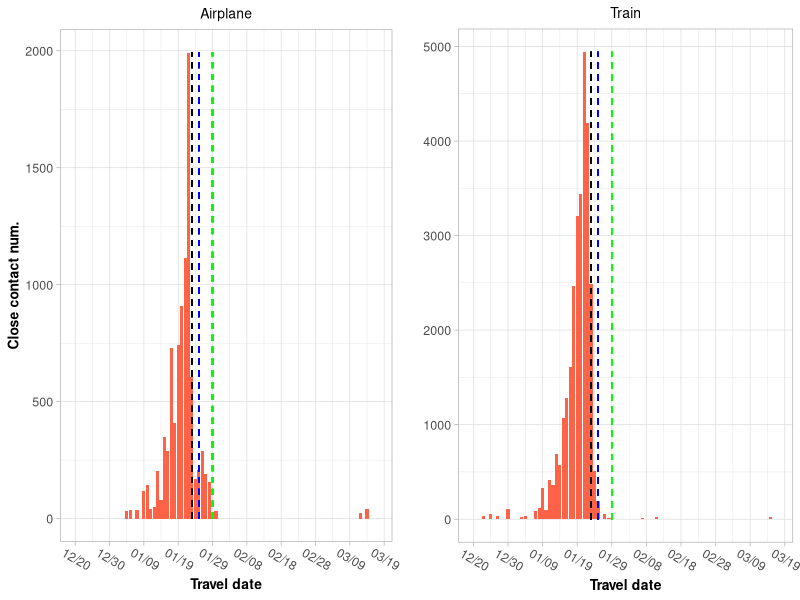

This chart was generated by the following R code:
library(ggplot2)
library(openxlsx)

dailyContacts <- read.xlsx("TravelTimeSummary_China.xlsx", "Close contacts travel date", detectDates=TRUE)

gpTrain <- ggplot(subset(dailyContacts, Type == "Train"), aes(x=Day, y=Count)) + 
  geom_bar(fill="tomato1", stat="identity") +
  geom_segment(aes(x=as.Date("2020-1-23"),xend=as.Date("2020-1-23"),y=0,yend=4942), linetype=2, color="black", size=0.5) +
  geom_segment(aes(x=as.Date("2020-1-25"),xend=as.Date("2020-1-25"),y=0,yend=4942), linetype=2, color="blue", size=0.5) +
  geom_segment(aes(x=as.Date("2020-1-29"),xend=as.Date("2020-1-29"),y=0,yend=4942), linetype=2, color="green", size=0.5) +
  scale_x_date(date_labels = "%m/%d", date_breaks = "10 days", limits = range(dailyContacts$Day)) +
  xlab("Travel date") +
  ylab("Close contact num.") +
  labs(title = "Train") +
  theme_light() +
  theme(
    axis.text = element_text(size=9),
    axis.text.x = element_text(angle = -30, vjust=0.2),
    axis.title = element_text(size=10,face="bold"),
    plot.title = element_text(size=10, hjust=0.5)
  )

gpAir <- ggplot(subset(dailyContacts, Type == "Airplane"), aes(x=Day, y=Count)) + 
  geom_bar(fill="tomato1", stat="identity") +
  geom_segment(aes(x=as.Date("2020-1-23"),xend=as.Date("2020-1-23"),y=0,yend=1992), linetype=2, color="black", size=0.5) +
  geom_segment(aes(x=as.Date("2020-1-25"),xend=as.Date("2020-1-25"),y=0,yend=1992), linetype=2, color="blue", size=0.5) +
  geom_segment(aes(x=as.Date("2020-1-29"),xend=as.Date("2020-1-29"),y=0,yend=1992), linetype=2, color="green", size=0.5) +
  scale_x_date(date_labels = "%m/%d", date_breaks = "10 days", limits = range(dailyContacts$Day)) +
  xlab("Travel date") +
  ylab("Close contact num.") +
  labs(title = "Airplane") +
  theme_light() +
  theme(
    axis.text = element_text(size=9),
    axis.text.x = element_text(angle = -30, vjust=0.2),
    axis.title = element_text(size=10,face="bold"),
    plot.title = element_text(size=10, hjust=0.5)
  )

gp <- ggpubr::ggarrange(gpAir, 
                        gpTrain + theme(axis.title.y = element_blank(), plot.margin = margin(5,5,5,17,unit="pt")), 
                        nrow = 1)
gp
